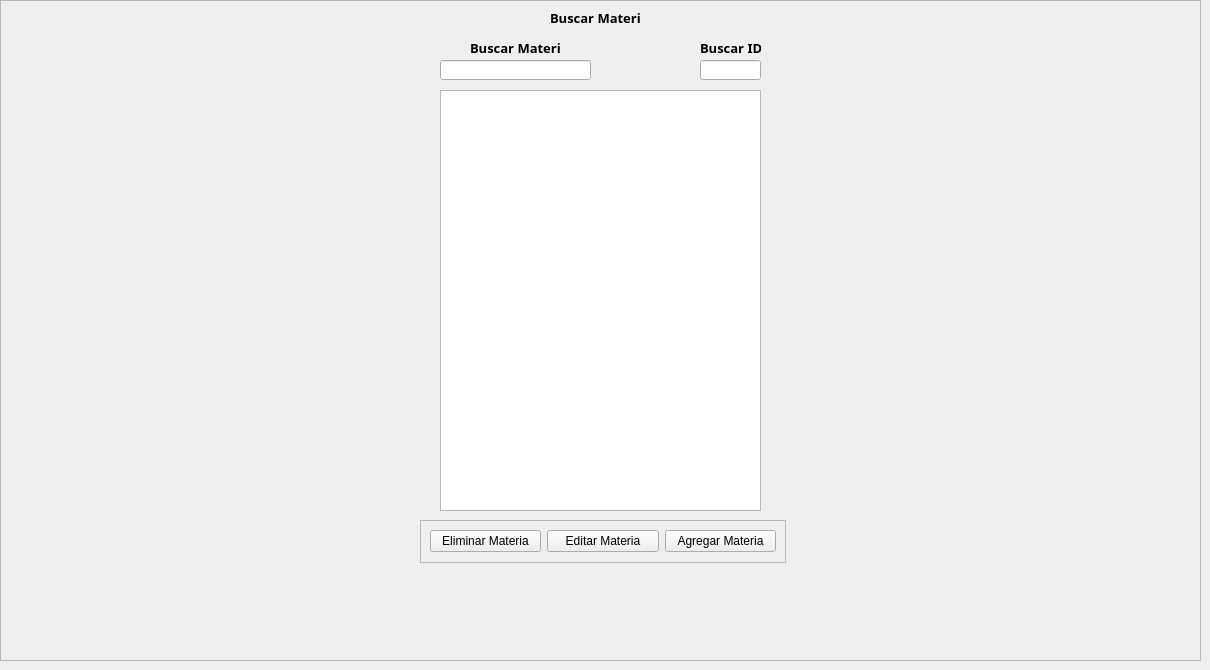
    <widget class="QWidget" name="Materias">
     <attribute name="title">
      <string>Materias</string>
     </attribute>
     <widget class="QFrame" name="frame_subject">
      <property name="geometry">
       <rect>
        <x>0</x>
        <y>0</y>
        <width>1201</width>
        <height>661</height>
       </rect>
      </property>
      <property name="frameShape">
       <enum>QFrame::StyledPanel</enum>
      </property>
      <property name="frameShadow">
       <enum>QFrame::Raised</enum>
      </property>
      <widget class="QTableWidget" name="tablew_subject_show">
       <property name="geometry">
        <rect>
         <x>440</x>
         <y>90</y>
         <width>321</width>
         <height>421</height>
        </rect>
       </property>
       <property name="layoutDirection">
        <enum>Qt::LeftToRight</enum>
       </property>
       <property name="autoFillBackground">
        <bool>false</bool>
       </property>
       <property name="showGrid">
        <bool>true</bool>
       </property>
       <property name="gridStyle">
        <enum>Qt::NoPen</enum>
       </property>
       <property name="sortingEnabled">
        <bool>false</bool>
       </property>
       <property name="wordWrap">
        <bool>true</bool>
       </property>
       <property name="cornerButtonEnabled">
        <bool>true</bool>
       </property>
       <attribute name="horizontalHeaderVisible">
        <bool>false</bool>
       </attribute>
       <attribute name="horizontalHeaderCascadingSectionResizes">
        <bool>false</bool>
       </attribute>
       <attribute name="horizontalHeaderHighlightSections">
        <bool>true</bool>
       </attribute>
       <attribute name="verticalHeaderVisible">
        <bool>false</bool>
       </attribute>
       <attribute name="verticalHeaderHighlightSections">
        <bool>true</bool>
       </attribute>
       <column>
        <property name="text">
         <string>ID Materia</string>
        </property>
       </column>
       <column>
        <property name="text">
         <string>Materia</string>
        </property>
        <property name="textAlignment">
         <set>AlignLeading|AlignVCenter</set>
        </property>
       </column>
      </widget>
      <widget class="QLabel" name="label_subject_search">
       <property name="geometry">
        <rect>
         <x>550</x>
         <y>10</y>
         <width>91</width>
         <height>16</height>
        </rect>
       </property>
       <property name="font">
        <font>
         <family>Microsoft JhengHei</family>
         <pointsize>10</pointsize>
         <weight>75</weight>
         <bold>true</bold>
        </font>
       </property>
       <property name="text">
        <string>Buscar Materia</string>
       </property>
      </widget>
      <widget class="QLineEdit" name="lineedit_search_subject_id">
       <property name="geometry">
        <rect>
         <x>700</x>
         <y>60</y>
         <width>61</width>
         <height>20</height>
        </rect>
       </property>
       <property name="text">
        <string/>
       </property>
       <property name="frame">
        <bool>true</bool>
       </property>
       <property name="echoMode">
        <enum>QLineEdit::Normal</enum>
       </property>
       <property name="clearButtonEnabled">
        <bool>false</bool>
       </property>
      </widget>
      <widget class="QFrame" name="frame_buttons_subjects">
       <property name="geometry">
        <rect>
         <x>420</x>
         <y>520</y>
         <width>366</width>
         <height>43</height>
        </rect>
       </property>
       <property name="frameShape">
        <enum>QFrame::StyledPanel</enum>
       </property>
       <property name="frameShadow">
        <enum>QFrame::Raised</enum>
       </property>
       <layout class="QHBoxLayout" name="horizontalLayout">
        <item>
         <widget class="QPushButton" name="button_delete_subject">
          <property name="text">
           <string>Eliminar Materia</string>
          </property>
         </widget>
        </item>
        <item>
         <widget class="QPushButton" name="button_edit_subject">
          <property name="text">
           <string>Editar Materia</string>
          </property>
         </widget>
        </item>
        <item>
         <widget class="QPushButton" name="button_add_subject">
          <property name="text">
           <string>Agregar Materia</string>
          </property>
         </widget>
        </item>
       </layout>
      </widget>
      <widget class="QLineEdit" name="lineedit_search_subject_name">
       <property name="geometry">
        <rect>
         <x>440</x>
         <y>60</y>
         <width>151</width>
         <height>20</height>
        </rect>
       </property>
       <property name="text">
        <string/>
       </property>
       <property name="frame">
        <bool>true</bool>
       </property>
       <property name="echoMode">
        <enum>QLineEdit::Normal</enum>
       </property>
       <property name="clearButtonEnabled">
        <bool>false</bool>
       </property>
      </widget>
      <widget class="QLabel" name="label_subject_search_name">
       <property name="geometry">
        <rect>
         <x>470</x>
         <y>40</y>
         <width>91</width>
         <height>16</height>
        </rect>
       </property>
       <property name="font">
        <font>
         <family>Microsoft JhengHei</family>
         <pointsize>10</pointsize>
         <weight>75</weight>
         <bold>true</bold>
        </font>
       </property>
       <property name="text">
        <string>Buscar Materia</string>
       </property>
      </widget>
      <widget class="QLabel" name="label_subject_search_name_2">
       <property name="geometry">
        <rect>
         <x>700</x>
         <y>40</y>
         <width>61</width>
         <height>16</height>
        </rect>
       </property>
       <property name="font">
        <font>
         <family>Microsoft JhengHei</family>
         <pointsize>10</pointsize>
         <weight>75</weight>
         <bold>true</bold>
        </font>
       </property>
       <property name="text">
        <string>Buscar ID</string>
       </property>
      </widget>
     </widget>
    </widget>
